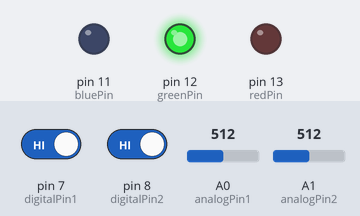
Recording of a sketch running on a simulated Arduino Uno, built with avr-gcc and run on an emulated ATmega328P. On the bench: output pins drawn as LEDs (lit = HIGH). The test bench sets the inputs (shaded band); at power-on: pin 7 (digitalPin1) HIGH, pin 8 (digitalPin2) HIGH, A0 (analogPin1) = 512, A1 (analogPin2) = 512.

Above: at 1.2 s.
1.3 s: pin 7 (digitalPin1) driven LOW
At 1.9 s:
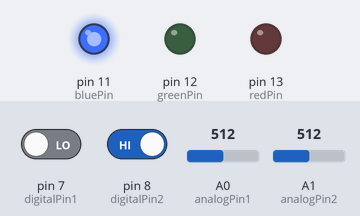
2.8 s: pin 8 (digitalPin2) driven LOW
At 4.0 s:
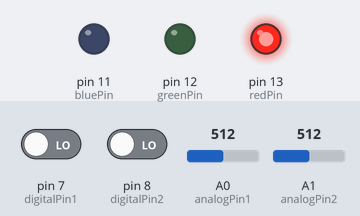
4.3 s: pin 8 (digitalPin2) driven HIGH
At 5.4 s:
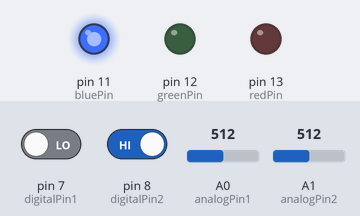
5.8 s: pin 7 (digitalPin1) driven HIGH
At 6.5 s:
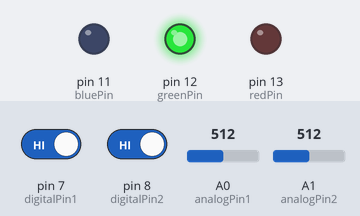
Timing chart, 0 to 8.3 s (numbered marks = the images above; inputs shaded):
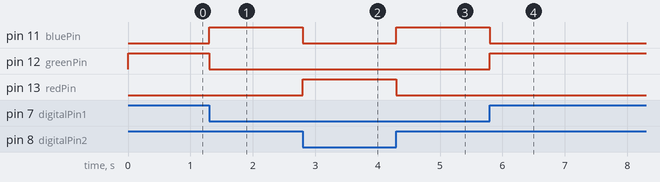

Measured:
- after the input at 1.3 s, pin 11 (bluePin): LOW → HIGH at once; pin 12 (greenPin): HIGH → LOW at once
- after the input at 2.8 s, pin 11 (bluePin): HIGH → LOW at once; pin 13 (redPin): LOW → HIGH at once
- after the input at 4.3 s, pin 11 (bluePin): LOW → HIGH at once; pin 13 (redPin): HIGH → LOW at once
- after the input at 5.8 s, pin 11 (bluePin): HIGH → LOW at once; pin 12 (greenPin): LOW → HIGH at once

The sketch:

3.12test2.ino
```cpp
const int analogPin1=A0;
const int analogPin2=A1;
const int digitalPin1=7;
const int digitalPin2=8;
const int redPin=13;
const int greenPin=12;
const int bluePin=11;
int Astate1=0;
int Astate2=0;
boolean Dstate1=0;
boolean Dstate2=0;
void setup() {
  pinMode(redPin, OUTPUT);
  pinMode(greenPin, OUTPUT);
  pinMode(bluePin, OUTPUT);
  pinMode(digitalPin1, INPUT);
  pinMode(digitalPin2, INPUT);
  Serial.begin(9600);
}

void loop() {
  Astate1=analogRead(analogPin1);
  Astate2=analogRead(analogPin2);
  Dstate1=digitalRead(digitalPin1);
  Dstate2=digitalRead(digitalPin2);
  if(Dstate1==LOW && Dstate2==LOW)
  {
    digitalWrite(greenPin,LOW);
    digitalWrite(bluePin,LOW);
    digitalWrite(redPin,HIGH);
  }
  else if(Dstate1==HIGH && Dstate2==HIGH)
  {
    digitalWrite(greenPin,HIGH);
    digitalWrite(bluePin,LOW);
    digitalWrite(redPin,LOW);
  }
  else
  {
    digitalWrite(greenPin,LOW);
    digitalWrite(bluePin,HIGH);
    digitalWrite(redPin,LOW);
  }
}
```
